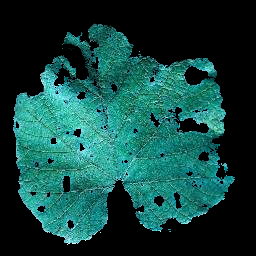
#> input picture anggur.png, 256 x 256 px
$ jupyter execute 'Respon_Moddul7_F1D021077_Alwi Pratama.ipynb'
#> lines starting #> are read from the running program, lines starting #| are printed output that depends on the picture; after the words box and inside, x2 and y2 are one past the last pixel; in counts of white or black regions, pixels touching at a corner belong together
[cell 1]
import matplotlib.pyplot as plt
import numpy as np
import cv2
image = cv2.imread("anggur.png", 0)
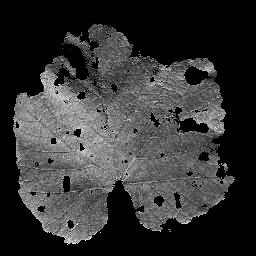
#> image: shape (256, 256); min 0, max 242, mean 51.9
binr = cv2.threshold(image, 0, 128, cv2.THRESH_BINARY+cv2.THRESH_OTSU)[1]
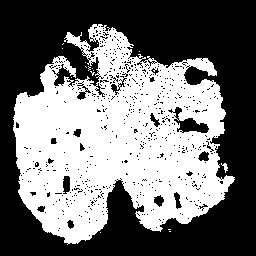
#> binr: shape (256, 256); values 0 (black) and 128 (white), 45.1% white; 16 white regions (14 under 20 px), largest, box (x1, y1, x2, y2) and area: (13, 24, 235, 245) 29515, (221, 163, 228, 173) 32
plt.imshow(binr, cmap="gray")

[cell 2]
kernel = np.ones((3, 3), np.uint8)
def manual_dilation(image, kernel):
    height, width = image.shape
    kernel_height, kernel_width = kernel.shape

    dilated_image = np.zeros((height, width), dtype=np.uint8)

    for i in range(height):
        for j in range(width):
            if image[i, j] > 0:
                for k in range(kernel_height):
                    for l in range(kernel_width):
                        x = i + k - kernel_height // 2
                        y = j + l - kernel_width // 2

                        if x >= 0 and x < height and y >= 0 and y < width:
                            dilated_image[x, y] = 255

    return dilated_image

[cell 3]
def manual_erosi(image, kernel):
    threshold = 0.5
    binary_image = np.where(image > threshold, 1, 0)

    image_height, image_width = binary_image.shape
#> image_height = 256; image_width = 256
    kernel_height, kernel_width = kernel.shape

    padding_height = kernel_height // 2
    padding_width = kernel_width // 2

    padded_image = np.pad(binary_image, ((padding_height, padding_height), (padding_width, padding_width)), mode='constant')
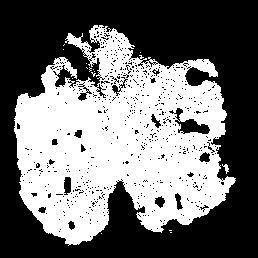
#> padded_image: shape (258, 258) int64; values 0 (black) and 1 (white), 44.4% white; 16 white regions (14 under 20 px), largest, box (x1, y1, x2, y2) and area: (14, 25, 236, 246) 29515, (222, 164, 229, 174) 32

    eroded_image = np.zeros_like(binary_image)

    for i in range(image_height):
        for j in range(image_width):
            eroded_image[i, j] = np.min(padded_image[i:i+kernel_height, j:j+kernel_width] * kernel)
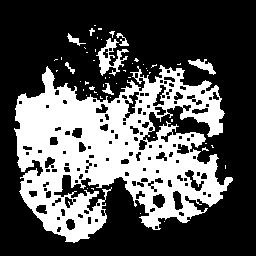
#> eroded_image: shape (256, 256) int64; values 0 (black) and 1 (white), 32.9% white; 53 white regions (45 under 20 px), largest, box (x1, y1, x2, y2) and area: (14, 65, 233, 243) 20486, (96, 38, 129, 76) 476, (188, 59, 216, 75) 186

    return eroded_image

[cell 4]
erosi = manual_erosi(binr, kernel)
dilasi = manual_dilation(binr, kernel)
#> after the loop in manual_dilation, `for i in range(height):`:
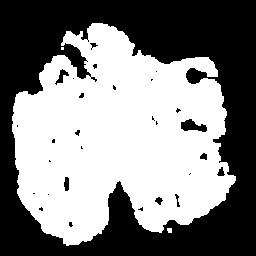
#> dilated_image: shape (256, 256); 51.3% white; 29 black regions (20 under 20 px), largest, box (x1, y1, x2, y2) and area: (0, 0, 256, 256) 31246, (181, 119, 207, 132) 203, (55, 69, 69, 85) 84

closing = manual_dilation(binr, kernel)
closing = manual_erosi(closing, kernel)
#> in manual_erosi (call 2), `padded_image = np.pad(binary_image, ((padding_height, padding_height),..`:
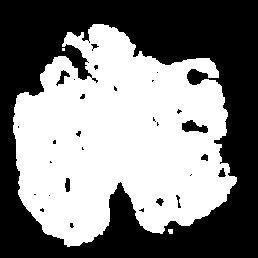
#> padded_image: shape (258, 258) int64; values 0 (black) and 1 (white), 50.5% white; 29 black regions (20 under 20 px), largest, box (x1, y1, x2, y2) and area: (0, 0, 258, 258) 32274, (182, 120, 208, 133) 203, (56, 70, 70, 86) 84
#> after the loop in manual_erosi (call 2), `for i in range(image_height):`:
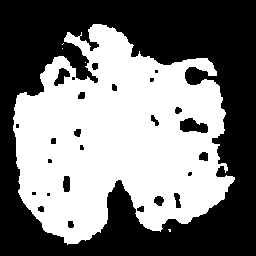
#> eroded_image: shape (256, 256) int64; values 0 (black) and 1 (white), 48% white; 5 white regions (4 under 20 px), largest, box (x1, y1, x2, y2) and area: (13, 24, 235, 245) 31457

opening = manual_erosi(binr, kernel)
opening = manual_dilation(opening, kernel)
#> after the loop in manual_dilation (call 3), `for i in range(height):`:
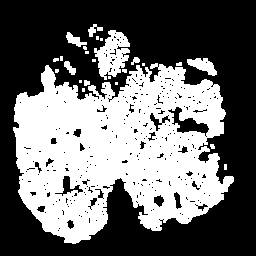
#> dilated_image: shape (256, 256); 42.4% white; 25 white regions (14 under 20 px), largest, box (x1, y1, x2, y2) and area: (13, 63, 234, 244) 25857, (94, 30, 130, 80) 1038, (187, 58, 217, 76) 293

fig = plt.figure(figsize=(8,7))

fig.add_subplot(2, 3, 1)
plt.imshow(binr, cmap='gray')
plt.title("original")

fig.add_subplot(2, 3, 2)
plt.imshow(erosi, cmap="gray")
plt.title("erosi")

fig.add_subplot(2, 3, 3)
plt.imshow(dilasi, cmap="gray")
plt.title("dilasi")

fig.add_subplot(2, 3, 4)
plt.imshow(closing, cmap="gray")
plt.title("closing")

fig.add_subplot(2, 3, 5)
plt.imshow(opening, cmap="gray")
plt.title("opening")
